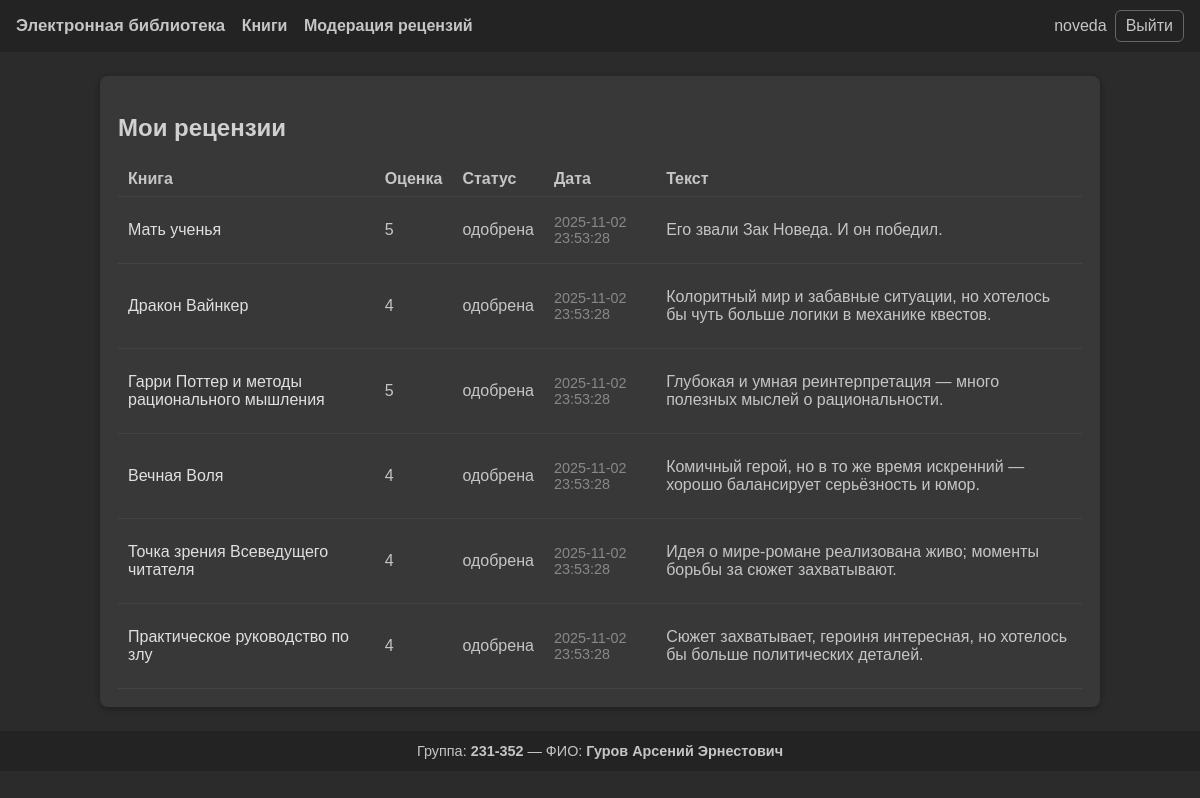
Screenshot of /reviews/my (signed in) with the database file from the repository.
### tables this page shows
CREATE TABLE users (
  id INTEGER PRIMARY KEY AUTOINCREMENT,
  username TEXT NOT NULL UNIQUE,
  password_hash TEXT NOT NULL,
  last_name TEXT NOT NULL,
  first_name TEXT NOT NULL,
  middle_name TEXT,
  role_id INTEGER NOT NULL,
  FOREIGN KEY (role_id) REFERENCES roles(id) ON DELETE RESTRICT
);

CREATE TABLE reviews (
  id INTEGER PRIMARY KEY AUTOINCREMENT,
  book_id INTEGER NOT NULL,
  user_id INTEGER NOT NULL,
  rating INTEGER NOT NULL CHECK(rating BETWEEN 0 AND 5),
  text TEXT NOT NULL,
  status_id INTEGER NOT NULL DEFAULT 1,
  created_at DATETIME NOT NULL DEFAULT CURRENT_TIMESTAMP,
  FOREIGN KEY (book_id) REFERENCES books(id) ON DELETE CASCADE,
  FOREIGN KEY (user_id) REFERENCES users(id) ON DELETE CASCADE,
  FOREIGN KEY (status_id) REFERENCES review_statuses(id) ON DELETE RESTRICT
);

CREATE TABLE books (
  id INTEGER PRIMARY KEY AUTOINCREMENT,
  title TEXT NOT NULL,
  short_description TEXT NOT NULL,
  year INTEGER NOT NULL,
  publisher TEXT NOT NULL,
  author TEXT NOT NULL,
  pages INTEGER NOT NULL
);

CREATE TABLE review_statuses (
  id INTEGER PRIMARY KEY AUTOINCREMENT,
  name TEXT NOT NULL UNIQUE,
  description TEXT
);

### app/books.py (the view)
@bp.route('/reviews/my')
@login_required
def my_reviews():
    db = get_db()
    uid = g.user['id']
    rows = db.execute(
        "SELECT r.id, r.rating, r.text, r.created_at, rs.name as status_name, b.id as book_id, b.title as book_title "
        "FROM reviews r "
        "JOIN review_statuses rs ON r.status_id = rs.id "
        "JOIN books b ON r.book_id = b.id "
        "WHERE r.user_id = ? "
        "ORDER BY r.created_at DESC",
        (uid,)
    ).fetchall()
    reviews = []
    for r in rows:
        reviews.append({
            'id': r['id'],
            'rating': r['rating'],
            'created_at': r['created_at'],
            'status': r['status_name'],
            'book_id': r['book_id'],
            'book_title': r['book_title'],
            'html': render_review_text(r['text'])
        })
    return render_template('my_reviews.html', reviews=reviews)

### app/auth.py (called while the page is built)
@bp.before_app_request
def load_logged_in_user():
    user_id = session.get('user_id')
    if user_id is None:
        g.user = None
        g.user_role = None
    else:
        db = get_db()
        user = db.execute(
            'SELECT u.id, u.username, u.last_name, u.first_name, u.middle_name, r.name as role_name '
            'FROM users u JOIN roles r ON u.role_id = r.id WHERE u.id = ?',
            (user_id,)
        ).fetchone()
        g.user = user
        g.user_role = user['role_name'] if user else None

def login_required(view):
    @wraps(view)
    def wrapped_view(**kwargs):
        if g.get('user') is None:
            flash('Для выполнения данного действия необходимо пройти процедуру аутентификации', 'error')
            return redirect(url_for('auth.login', next=request.path))
        return view(**kwargs)
    return wrapped_view

### app/books.py (called while the page is built)
def render_review_text(md_text: str) -> str:
    if md_text is None:
        return ''
    html = markdown.markdown(md_text, extensions=['extra', 'sane_lists'])
    clean = bleach.clean(html, tags=ALLOWED_TAGS, attributes=ALLOWED_ATTRIBUTES, strip=True)
    clean = bleach.linkify(clean)
    return clean

### app/db.py (called while the page is built)
def get_db():
    if 'db' not in g:
        g.db = sqlite3.connect(
            current_app.config['DATABASE'],
            detect_types=sqlite3.PARSE_DECLTYPES
        )
        g.db.row_factory = sqlite3.Row
    return g.db

### app/templates/my_reviews.html
{% extends "base.html" %}
{% block content %}
<div class="card">
  <h2>Мои рецензии</h2>
  {% if reviews %}
    <table>
      <thead>
        <tr>
          <th>Книга</th>
          <th>Оценка</th>
          <th>Статус</th>
          <th>Дата</th>
          <th>Текст</th>
        </tr>
      </thead>
      <tbody>
        {% for r in reviews %}
          <tr>
            <td><a href="{{ url_for('books.book_view', book_id=r.book_id) }}">{{ r.book_title }}</a></td>
            <td>{{ r.rating }}</td>
            <td>{{ r.status }}</td>
            <td class="muted">{{ r.created_at }}</td>
            <td>{{ r.html|safe }}</td>
          </tr>
        {% endfor %}
      </tbody>
    </table>
  {% else %}
    <p class="muted">У вас ещё нет рецензий.</p>
  {% endif %}
</div>
{% endblock %}

### app/templates/base.html (shortened to what this page needs)
<!doctype html>
<html lang="ru">
<head>
</head>
<body>
  <div class="navbar">
    <div class="nav-left">
      <a href="{{ url_for('books.index') }}" style="font-size:1.05rem">Электронная библиотека</a>
      <a href="{{ url_for('books.index') }}">Книги</a>
      {% if session.get('user_id') and g.user_role == 'модератор' %}
        <a href="{{ url_for('books.moderation_list') }}">Модерация рецензий</a>
      {% endif %}
    </div>
    <div class="nav-right">
      {% if session.get('user_id') %}
        <span>{{ session.get('full_name') }}</span>
        <a class="btn-ghost" href="{{ url_for('auth.logout') }}">Выйти</a>
      {% else %}
        <a class="btn" href="{{ url_for('auth.login') }}">Войти</a>
      {% endif %}
    </div>
  </div>
  <div class="container">
    {% block content %}{% endblock %}
  </div>
  <footer>
    Группа: <strong>231-352</strong> — ФИО: <strong>Гуров Арсений Эрнестович</strong><br/>
  </footer>
</body>
</html>

### app/templates/base.html (style rules this page uses)
body { font-family: Arial, sans-serif; margin: 0; padding: 0; background-color: #2b2b2b; color: #c5c5c5; font-size: 1rem; }
.navbar { background-color: #242323; color: #c5c5c5; padding: 10px 16px; display: flex; align-items: center; justify-content: space-between; }
.nav-left a, .nav-left span { color: #c5c5c5; margin-right: 12px; text-decoration: none; font-weight: 600; }
.nav-right { display: flex; align-items: center; gap: 8px; }
.container { max-width: 1000px; margin: 24px auto; padding: 0 16px; }
.card { background-color: #383838; color: #d0d0d0; padding: 18px; border-radius: 8px; box-shadow: 0 2px 6px rgba(0,0,0,0.3); }
footer { margin-top: 18px; padding: 12px 16px; text-align: center; color: #c5c5c5; background-color: #242323; font-size: 0.9rem; }
.btn-ghost { background: transparent; border: 1px solid #666; color: #c5c5c5; padding: 6px 10px; border-radius: 6px; text-decoration: none; }
table { width: 100%; border-collapse: collapse; color: #c5c5c5; }
th, td { padding: 8px 10px; border-bottom: 1px solid #444; text-align: left; vertical-align: middle; }
.muted { color: #888; font-size: 0.9rem; }
a { color: #e0e0e0; text-decoration: none; }

### rows the page displays
users: get "noveda"
reviews: book_title "Мать ученья", rating "5", status "одобрена", created_at "2025-11-02 23:53:28", html "Его звали Зак Новеда. И он победил."
reviews: book_title "Дракон Вайнкер", rating "4", status "одобрена", created_at "2025-11-02 23:53:28", html "Колоритный мир и забавные ситуации, но хотелось бы чуть больше логики в механике квестов."
reviews: book_title "Гарри Поттер и методы рационального мышления", rating "5", status "одобрена", created_at "2025-11-02 23:53:28", html "Глубокая и умная реинтерпретация — много полезных мыслей о рациональности."
reviews: book_title "Вечная Воля", rating "4", status "одобрена", created_at "2025-11-02 23:53:28", html "Комичный герой, но в то же время искренний — хорошо балансирует серьёзность и юмор."
reviews: book_title "Точка зрения Всеведущего читателя", rating "4", status "одобрена", created_at "2025-11-02 23:53:28", html "Идея о мирe-романе реализована живо; моменты борьбы за сюжет захватывают."
reviews: book_title "Практическое руководство по злу", rating "4", status "одобрена", created_at "2025-11-02 23:53:28", html "Сюжет захватывает, героиня интересная, но хотелось бы больше политических деталей."
